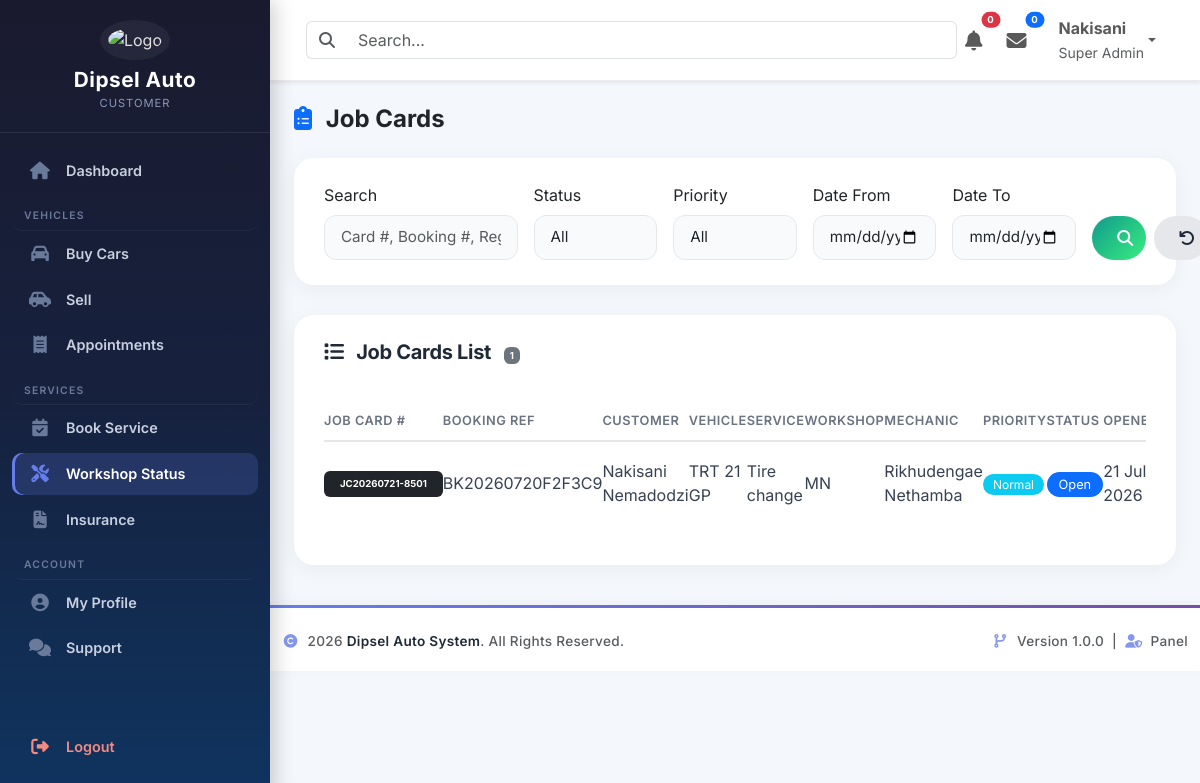
The page /customerDashboard/workshop/index.php (signed in) on the database its author committed.
### tables this page shows
CREATE TABLE `persons` (
  `person_id` int(11) NOT NULL,
  `uuid` char(36) NOT NULL,
  `first_name` varchar(100) NOT NULL,
  `middle_name` varchar(100) DEFAULT NULL,
  `last_name` varchar(100) NOT NULL,
  `gender` enum('Male','Female','Other') NOT NULL,
  `date_of_birth` date DEFAULT NULL,
  `id_number` varchar(20) DEFAULT NULL,
  `passport_number` varchar(30) DEFAULT NULL,
  `phone` varchar(20) NOT NULL,
  `email` varchar(150) NOT NULL,
  `password` varchar(255) NOT NULL,
  `profile_photo` varchar(255) DEFAULT NULL,
  `country` varchar(100) DEFAULT 'South Africa',
  `province` varchar(100) DEFAULT NULL,
  `city` varchar(100) DEFAULT NULL,
  `address` text DEFAULT NULL,
  `postal_code` varchar(20) DEFAULT NULL,
  `role` enum('Customer','Employee','Admin','SuperAdmin') NOT NULL DEFAULT 'Customer',
  `status` enum('Active','Inactive','Suspended') NOT NULL DEFAULT 'Active',
  `email_verified` tinyint(1) DEFAULT 0,
  `last_login` datetime DEFAULT NULL,
  `created_at` timestamp NULL DEFAULT current_timestamp(),
  `updated_at` timestamp NULL DEFAULT current_timestamp() ON UPDATE current_timestamp(),
  `reset_token` varchar(255) DEFAULT NULL,
  `reset_token_expiry` datetime DEFAULT NULL
);

CREATE TABLE `job_cards` (
  `job_card_id` int(11) NOT NULL,
  `job_card_number` varchar(30) NOT NULL,
  `booking_id` int(11) NOT NULL,
  `vehicle_id` int(11) DEFAULT NULL,
  `customer_id` int(11) DEFAULT NULL,
  `mechanic_employee_id` int(11) DEFAULT NULL,
  `service_advisor_employee_id` int(11) DEFAULT NULL,
  `odometer_reading` int(11) DEFAULT NULL,
  `fuel_level` enum('Empty','1/4','1/2','3/4','Full') DEFAULT '1/2',
  `vehicle_condition` text DEFAULT NULL,
  `customer_complaint` text NOT NULL,
  `diagnosis` text DEFAULT NULL,
  `work_performed` text DEFAULT NULL,
  `labour_hours` decimal(5,2) DEFAULT 0.00,
  `parts_cost` decimal(12,2) DEFAULT 0.00,
  `labour_cost` decimal(12,2) DEFAULT 0.00,
  `total_cost` decimal(12,2) DEFAULT 0.00,
  `priority` enum('Low','Normal','High','Urgent') DEFAULT 'Normal',
  `status` enum('Open','Diagnosing','Waiting for Parts','Repairing','Quality Check','Completed','Collected','Cancelled') DEFAULT 'Open',
  `opened_at` datetime DEFAULT current_timestamp(),
  `completed_at` datetime DEFAULT NULL,
  `customer_signature` varchar(255) DEFAULT NULL,
  `advisor_notes` text DEFAULT NULL,
  `mechanic_notes` text DEFAULT NULL,
  `created_at` timestamp NOT NULL DEFAULT current_timestamp(),
  `updated_at` timestamp NOT NULL DEFAULT current_timestamp() ON UPDATE current_timestamp()
);

CREATE TABLE `service_bookings` (
  `booking_id` int(11) NOT NULL,
  `booking_reference` varchar(30) NOT NULL,
  `customer_id` int(11) NOT NULL,
  `vehicle_id` int(11) DEFAULT NULL,
  `workshop_id` int(11) NOT NULL,
  `service_id` int(11) NOT NULL,
  `assigned_employee_id` int(11) DEFAULT NULL,
  `vehicle_name` varchar(150) NOT NULL,
  `vehicle_model` varchar(150) NOT NULL,
  `registration_number` varchar(50) NOT NULL,
  `booking_date` date NOT NULL,
  `booking_time` time NOT NULL,
  `vehicle_mileage` int(11) DEFAULT NULL,
  `customer_complaint` text DEFAULT NULL,
  `estimated_completion_date` date DEFAULT NULL,
  `actual_completion_date` date DEFAULT NULL,
  `booking_status` enum('Pending','Confirmed','In Progress','Waiting for Parts','Completed','Cancelled') DEFAULT 'Pending',
  `total_estimated_cost` decimal(12,2) DEFAULT 0.00,
  `total_actual_cost` decimal(12,2) DEFAULT 0.00,
  `created_at` timestamp NOT NULL DEFAULT current_timestamp(),
  `updated_at` timestamp NOT NULL DEFAULT current_timestamp() ON UPDATE current_timestamp()
);

CREATE TABLE `workshop_services` (
  `service_id` int(11) NOT NULL,
  `workshop_id` int(11) NOT NULL,
  `service_name` varchar(150) NOT NULL,
  `category` enum('General Service','Major Service','Engine','Transmission','Brakes','Suspension','Electrical','Tyres','Air Conditioning','Diagnostics','Body Repair','Painting','Battery','Other') DEFAULT 'General Service',
  `description` text DEFAULT NULL,
  `estimated_duration_hours` decimal(4,2) DEFAULT 1.00,
  `base_price` decimal(12,2) NOT NULL,
  `status` enum('Available','Unavailable') DEFAULT 'Available',
  `created_at` timestamp NOT NULL DEFAULT current_timestamp(),
  `updated_at` timestamp NOT NULL DEFAULT current_timestamp() ON UPDATE current_timestamp()
);

CREATE TABLE `workshops` (
  `workshop_id` int(11) NOT NULL,
  `workshop_name` varchar(150) NOT NULL,
  `phone` varchar(20) DEFAULT NULL,
  `email` varchar(150) DEFAULT NULL,
  `address` text DEFAULT NULL,
  `city` varchar(100) DEFAULT NULL,
  `province` varchar(100) DEFAULT NULL,
  `operating_hours` varchar(100) DEFAULT NULL,
  `status` enum('Open','Closed','Maintenance') DEFAULT 'Open',
  `manager_employee_id` int(11) DEFAULT NULL,
  `created_at` timestamp NOT NULL DEFAULT current_timestamp(),
  `updated_at` timestamp NOT NULL DEFAULT current_timestamp() ON UPDATE current_timestamp()
);

### includes/auth.php (called while the page is built, shortened)
<?php
require_once __DIR__ . '/../config/database.php';
$sql = "
SELECT
    p.*,
    a.admin_id,
    a.admin_level,
    a.admin_number
FROM persons p
LEFT JOIN admins a
    ON p.person_id = a.person_id
WHERE p.person_id = ?
LIMIT 1
";
$stmt = $pdo->prepare($sql);
$stmt->execute([$_SESSION['person_id']]);
$currentUser = $stmt->fetch(PDO::FETCH_ASSOC);

### customerDashboard/workshop/index.php (the view, shortened to what this page needs)
<?php
require_once '../../config/database.php';
require_once '../../includes/auth.php';
$search = isset($_GET['search']) ? trim($_GET['search']) : '';
$dateFrom = isset($_GET['date_from']) ? $_GET['date_from'] : '';
$dateTo = isset($_GET['date_to']) ? $_GET['date_to'] : '';
$sql = "
    SELECT
        jc.job_card_id,
        jc.job_card_number,
        jc.booking_id,
        jc.vehicle_id,
        jc.customer_id,
        jc.mechanic_employee_id,
        jc.service_advisor_employee_id,
        jc.odometer_reading,
        jc.fuel_level,
        jc.vehicle_condition,
        jc.customer_complaint,
        jc.diagnosis,
        jc.work_performed,
        jc.labour_hours,
        jc.parts_cost,
        jc.labour_cost,
        jc.total_cost,
        jc.priority,
        jc.status,
        jc.opened_at,
        jc.completed_at,
        jc.advisor_notes,
        jc.mechanic_notes,
        jc.created_at,
        -- Booking details
        sb.booking_reference,
        sb.vehicle_name,
        sb.vehicle_model,
        sb.registration_number,
        sb.booking_date,
        -- Customer
        CONCAT(p.first_name, ' ', p.last_name) AS customer_name,
        -- Mechanic
        CONCAT(mp.first_name, ' ', mp.last_name) AS mechanic_name,
        -- Service
        ws.service_name,
        -- Workshop
        w.workshop_name
    FROM job_cards jc
    LEFT JOIN service_bookings sb ON jc.booking_id = sb.booking_id
    LEFT JOIN customers c ON jc.customer_id = c.customer_id
    LEFT JOIN persons p ON c.person_id = p.person_id
    LEFT JOIN employees me ON jc.mechanic_employee_id = me.employee_id
    LEFT JOIN persons mp ON me.person_id = mp.person_id
    LEFT JOIN workshop_services ws ON sb.service_id = ws.service_id
    LEFT JOIN workshops w ON sb.workshop_id = w.workshop_id
    WHERE 1=1
";
$params = [];
$sql .= " ORDER BY jc.opened_at DESC";
$stmt = $pdo->prepare($sql);
$stmt->execute($params);
$jobCards = $stmt->fetchAll();
?>
<!DOCTYPE html>
<html lang="en">
<head>
    <link href="https://cdn.jsdelivr.net/npm/bootstrap@5.3.3/dist/css/bootstrap.min.css" rel="stylesheet">
    <link rel="stylesheet" href="https://cdnjs.cloudflare.com/ajax/libs/font-awesome/6.7.2/css/all.min.css">
</head>
<body>
<?php include '../../includes/sidebar.php'; ?>
<div class="dashboard-wrapper">
    <?php include '../../includes/navbar.php'; ?>
    <div class="container-fluid mt-4 px-4">
        <div class="d-flex align-items-center justify-content-between mb-4 page-header">
            <h4 class="fw-bold text-dark mb-0">
                <i class="fas fa-clipboard-list me-2 text-primary"></i> Job Cards
            </h4>
        </div>
        <div class="content-card">
            <form method="GET" action="" class="filter-form row g-3">
                <div class="col-md-3">
                    <label for="search" class="form-label">Search</label>
                    <input type="text" class="form-control" id="search" name="search"
                           placeholder="Card #, Booking #, Reg, Customer..."
                           value="<?= htmlspecialchars($search) ?>">
                </div>
                <div class="col-md-2">
                    <label for="status" class="form-label">Status</label>
                    <select class="form-select" id="status" name="status">
                        <option value="">All</option>
                    </select>
                </div>
                <div class="col-md-2">
                    <label for="priority" class="form-label">Priority</label>
                    <select class="form-select" id="priority" name="priority">
                        <option value="">All</option>
                    </select>
                </div>
                <div class="col-md-2">
                    <label for="date_from" class="form-label">Date From</label>
                    <input type="date" class="form-control" id="date_from" name="date_from"
                           value="<?= htmlspecialchars($dateFrom) ?>">
                </div>
                <div class="col-md-2">
                    <label for="date_to" class="form-label">Date To</label>
                    <input type="date" class="form-control" id="date_to" name="date_to"
                           value="<?= htmlspecialchars($dateTo) ?>">
                </div>
                <div class="col-md-1 d-flex align-items-end gap-2">
                    <button type="submit" class="btn btn-primary-custom w-100">
                        <i class="fas fa-search"></i>
                    </button>
                    <a href="index.php" class="btn btn-secondary-custom w-100">
                        <i class="fas fa-undo"></i>
                    </a>
                </div>
            </form>
        </div>
        <div class="content-card">
            <h5 class="card-title mb-3">
                <i class="fas fa-list me-2"></i> Job Cards List
                <span class="badge bg-secondary ms-2"><?= count($jobCards) ?></span>
            </h5>
            <?php if (count($jobCards) > 0): ?>
                <div class="table-responsive">
                    <table class="table table-dashboard">
                        <thead>
                            <tr>
                                <th>Job Card #</th>
                                <th>Booking Ref</th>
                                <th>Customer</th>
                                <th>Vehicle</th>
                                <th>Service</th>
                                <th>Workshop</th>
                                <th>Mechanic</th>
                                <th>Priority</th>
                                <th>Status</th>
                                <th>Opened</th>
                            </tr>
                        </thead>
                        <tbody>
                            <?php foreach ($jobCards as $jc): ?>
                                <tr>
                                    <td>
                                        <span class="badge bg-dark text-white px-3 py-2">
                                            <?= htmlspecialchars($jc['job_card_number']) ?>
                                        </span>
                                    </td>
                                    <td><?= htmlspecialchars($jc['booking_reference'] ?? 'N/A') ?></td>
                                    <td><?= htmlspecialchars($jc['customer_name'] ?? 'N/A') ?></td>
                                    <td>
                                        <?php if (!empty($jc['registration_number'])): ?>
                                            <?= htmlspecialchars($jc['registration_number']) ?>
                                        <?php else: ?>
                                            <?= htmlspecialchars($jc['vehicle_name'] ?? 'N/A') ?>
                                        <?php endif; ?>
                                    </td>
                                    <td><?= htmlspecialchars($jc['service_name'] ?? 'N/A') ?></td>
                                    <td><?= htmlspecialchars($jc['workshop_name'] ?? 'N/A') ?></td>
                                    <td><?= htmlspecialchars($jc['mechanic_name'] ?? 'Unassigned') ?></td>
                                    <td>
                                        <span class="priority-badge bg-<?= $jc['priority'] == 'Urgent' ? 'danger' : ($jc['priority'] == 'High' ? 'warning' : ($jc['priority'] == 'Normal' ? 'info' : 'secondary')) ?> text-white">
                                            <?= htmlspecialchars($jc['priority']) ?>
                                        </span>
                                    </td>
                                    <td>
                                        <span class="status-badge bg-<?= $jc['status'] == 'Completed' ? 'success' : ($jc['status'] == 'Closed' ? 'secondary' : ($jc['status'] == 'Open' ? 'primary' : ($jc['status'] == 'Diagnosing' ? 'info' : ($jc['status'] == 'Waiting for Parts' ? 'warning' : 'dark')))) ?> text-white">
                                            <?= htmlspecialchars($jc['status']) ?>
                                        </span>
                                    </td>
                                    <td><?= date('d M Y', strtotime($jc['opened_at'])) ?></td>
                                </tr>
                            <?php endforeach; ?>
                        </tbody>
                    </table>
                </div>
            <?php endif; ?>
        </div>
    </div>
    <?php include '../../includes/footer.php'; ?>
</body>
</html>

### includes/navbar.php (shortened to what this page needs)
<nav class="navbar navbar-expand-lg bg-white shadow-sm sticky-top px-4 py-2">
    <div class="container-fluid">
        <form class="d-flex flex-grow-1">
            <div class="input-group">
                <span class="input-group-text bg-white border-end-0">
                    <i class="fas fa-search text-muted"></i>
                </span>
                <input
                    type="search"
                    class="form-control border-start-0"
                    placeholder="Search..."
                >
            </div>
        </form>
        <ul class="navbar-nav ms-auto align-items-center">
            <li class="nav-item dropdown me-2">
                <a class="nav-link position-relative" href="#" data-bs-toggle="dropdown">
                    <i class="fas fa-bell fa-lg"></i>
                    <span class="badge rounded-pill bg-danger position-absolute top-0 start-100 translate-middle">
                        0
                    </span>
                </a>
            </li>
            <li class="nav-item dropdown me-3">
                <a class="nav-link position-relative" href="#" data-bs-toggle="dropdown">
                    <i class="fas fa-envelope fa-lg"></i>
                    <span class="badge rounded-pill bg-primary position-absolute top-0 start-100 translate-middle">
                        0
                    </span>
                </a>
            </li>
            <li class="nav-item dropdown">
                <a class="nav-link dropdown-toggle d-flex align-items-center"
                   href="#"
                   data-bs-toggle="dropdown">
                    <div class="d-none d-sm-block">
                        <strong>
                            <?= htmlspecialchars($currentUser['first_name']) ?>
                        </strong>
                        <br>
                        <small class="text-muted">
                            <?= htmlspecialchars($currentUser['admin_level'] ?? 'Super Admin') ?>
                        </small>
                    </div>
                </a>
            </li>
        </ul>
    </div>
</nav>

### rows shown on the page
persons: first_name "Nakisani"
job_cards: job_card_number "JC20260721-8501", booking.booking_reference "BK20260720F2F3C9", customer_name "Nakisani Nemadodzi", booking.registration_number "TRT 21 GP", workshop_services.service_name "Tire change", workshops.workshop_name "MN", mechanic_name "Rikhudengae Nethamba", priority "Normal", status "Open", opened_at "21 Jul 2026"

### other values the page prints
$userRole "CUSTOMER"
$item['label'] "Dashboard"
$section['title'] "VEHICLES"
$item['label'] "Buy Cars"
$item['label'] "Sell"
$item['label'] "Appointments"
$section['title'] "SERVICES"
$item['label'] "Book Service"
$item['label'] "Workshop Status"
$item['label'] "Insurance"
$section['title'] "ACCOUNT"
$item['label'] "My Profile"
$item['label'] "Support"
$item['label'] "Logout"
$currentUser['admin_level'] "Super Admin"
